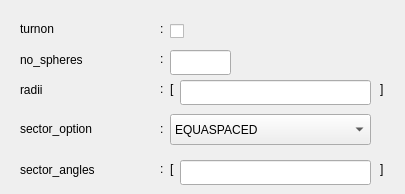
        <widget class="QWidget" name="tab_4">
         <attribute name="title">
          <string>ring_to_ring</string>
         </attribute>
         <widget class="QLabel" name="label_251">
          <property name="geometry">
           <rect>
            <x>380</x>
            <y>80</y>
            <width>16</width>
            <height>17</height>
           </rect>
          </property>
          <property name="text">
           <string>]</string>
          </property>
         </widget>
         <widget class="QLabel" name="label_249">
          <property name="geometry">
           <rect>
            <x>160</x>
            <y>20</y>
            <width>16</width>
            <height>17</height>
           </rect>
          </property>
          <property name="text">
           <string>:</string>
          </property>
         </widget>
         <widget class="QLabel" name="label_246">
          <property name="geometry">
           <rect>
            <x>170</x>
            <y>80</y>
            <width>16</width>
            <height>17</height>
           </rect>
          </property>
          <property name="text">
           <string>[</string>
          </property>
         </widget>
         <widget class="QLabel" name="program_sincostr_switch_31">
          <property name="geometry">
           <rect>
            <x>20</x>
            <y>80</y>
            <width>141</width>
            <height>20</height>
           </rect>
          </property>
          <property name="text">
           <string>radii</string>
          </property>
         </widget>
         <widget class="QLabel" name="program_LES_switch_label_30">
          <property name="geometry">
           <rect>
            <x>20</x>
            <y>50</y>
            <width>131</width>
            <height>20</height>
           </rect>
          </property>
          <property name="text">
           <string>no_spheres</string>
          </property>
         </widget>
         <widget class="QLabel" name="label_248">
          <property name="geometry">
           <rect>
            <x>160</x>
            <y>50</y>
            <width>16</width>
            <height>17</height>
           </rect>
          </property>
          <property name="text">
           <string>:</string>
          </property>
         </widget>
         <widget class="QLineEdit" name="lineEdit_24">
          <property name="geometry">
           <rect>
            <x>180</x>
            <y>80</y>
            <width>191</width>
            <height>25</height>
           </rect>
          </property>
          <property name="text">
           <string/>
          </property>
         </widget>
         <widget class="QLabel" name="label_252">
          <property name="geometry">
           <rect>
            <x>160</x>
            <y>80</y>
            <width>16</width>
            <height>17</height>
           </rect>
          </property>
          <property name="text">
           <string>:</string>
          </property>
         </widget>
         <widget class="QLineEdit" name="lineEdit_16">
          <property name="geometry">
           <rect>
            <x>170</x>
            <y>50</y>
            <width>61</width>
            <height>25</height>
           </rect>
          </property>
         </widget>
         <widget class="QLabel" name="program_LES_switch_label_29">
          <property name="geometry">
           <rect>
            <x>20</x>
            <y>20</y>
            <width>111</width>
            <height>17</height>
           </rect>
          </property>
          <property name="text">
           <string>turnon</string>
          </property>
         </widget>
         <widget class="QLabel" name="program_sincostr_switch_34">
          <property name="geometry">
           <rect>
            <x>20</x>
            <y>160</y>
            <width>141</width>
            <height>20</height>
           </rect>
          </property>
          <property name="text">
           <string>sector_angles</string>
          </property>
         </widget>
         <widget class="QLineEdit" name="lineEdit_27">
          <property name="geometry">
           <rect>
            <x>180</x>
            <y>160</y>
            <width>191</width>
            <height>25</height>
           </rect>
          </property>
          <property name="text">
           <string/>
          </property>
         </widget>
         <widget class="QLabel" name="label_266">
          <property name="geometry">
           <rect>
            <x>160</x>
            <y>120</y>
            <width>16</width>
            <height>17</height>
           </rect>
          </property>
          <property name="text">
           <string>:</string>
          </property>
         </widget>
         <widget class="QLabel" name="label_267">
          <property name="geometry">
           <rect>
            <x>160</x>
            <y>160</y>
            <width>16</width>
            <height>17</height>
           </rect>
          </property>
          <property name="text">
           <string>:</string>
          </property>
         </widget>
         <widget class="QLabel" name="label_269">
          <property name="geometry">
           <rect>
            <x>380</x>
            <y>160</y>
            <width>16</width>
            <height>17</height>
           </rect>
          </property>
          <property name="text">
           <string>]</string>
          </property>
         </widget>
         <widget class="QLabel" name="program_kind_label_62">
          <property name="geometry">
           <rect>
            <x>20</x>
            <y>120</y>
            <width>121</width>
            <height>17</height>
           </rect>
          </property>
          <property name="text">
           <string>sector_option</string>
          </property>
         </widget>
         <widget class="QComboBox" name="program_kind_4">
          <property name="geometry">
           <rect>
            <x>170</x>
            <y>114</y>
            <width>201</width>
            <height>31</height>
           </rect>
          </property>
          <item>
           <property name="text">
            <string>EQUASPACED</string>
           </property>
          </item>
          <item>
           <property name="text">
            <string>EQUAL_NO_MODES</string>
           </property>
          </item>
          <item>
           <property name="text">
            <string>USER_DEFINED</string>
           </property>
          </item>
         </widget>
         <widget class="QLabel" name="label_268">
          <property name="geometry">
           <rect>
            <x>170</x>
            <y>160</y>
            <width>16</width>
            <height>17</height>
           </rect>
          </property>
          <property name="text">
           <string>[</string>
          </property>
         </widget>
         <widget class="QCheckBox" name="checkBox_17">
          <property name="geometry">
           <rect>
            <x>170</x>
            <y>20</y>
            <width>92</width>
            <height>23</height>
           </rect>
          </property>
          <property name="text">
           <string/>
          </property>
         </widget>
        </widget>
